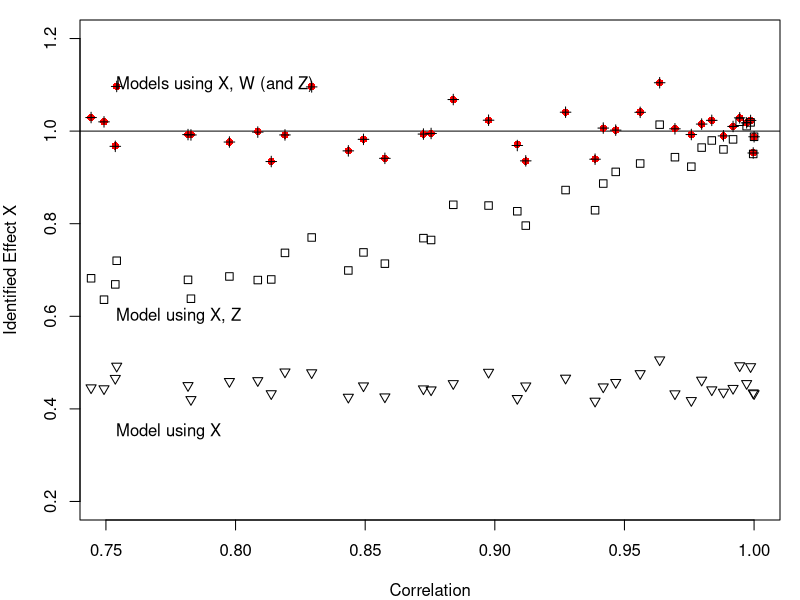
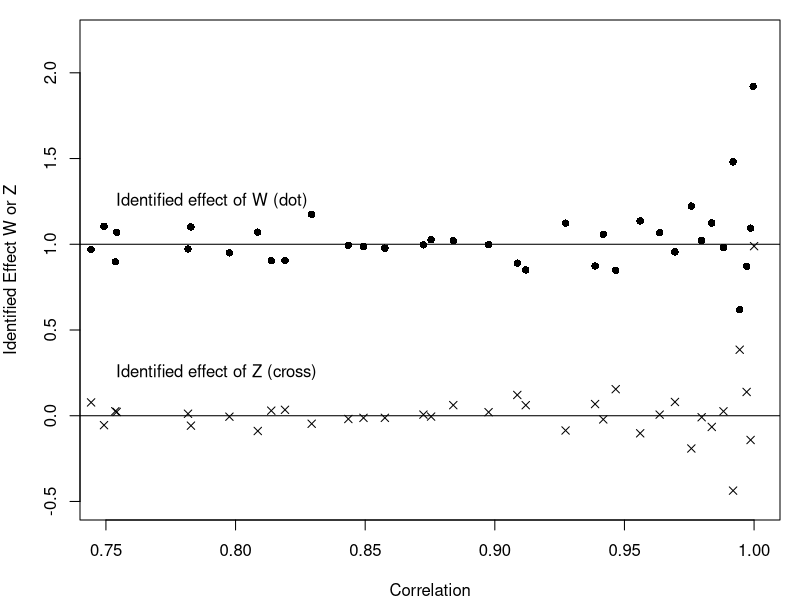

Write R code to recreate these figures, in order.

set.seed(1)
# Record coefficient, identified by a certain model
# that is controlling for variables.
coefZWX <- NULL
coefZX <- NULL
coefWX <- NULL
coefX <- NULL
# Recorded correlation between W and Z.
correlation <- NULL

# Run simulations.
for (sdZ in seq(0, 1, length.out = 40)) {
  # Number of observations.
  N <- 5000

  # Configure correlation between Z and W by setting the sdZ between 0 and 1.
  # Simulating the relationships between W, X, Z and Y
  W <- rnorm(N, mean = 0, sd = 1)
  X <- rnorm(N, mean = -W, sd = 1)
  Z <- rnorm(N, mean = W, sd = sdZ)

  # Producing the final probability of defects, not including Z.
  prob <- 1 / (1 + exp(-(W + X)))

  # Simulating the observed variable Y.
  Y <- rbinom(N, size = 1, prob = prob)

  # Regular model and mitigated model (all possible strategies).
  modelZWX <- glm(Y ~ Z + W + X, family = binomial())
  modelZX <- glm(Y ~ Z + X, family = binomial())
  modelWX <- glm(Y ~ W + X, family = binomial())
  modelX <- glm(Y ~ X, family = binomial())

  # Record the correlation and the different identified variables.
  correlation <- c(correlation, cor(W, Z))
  coefZWX <- rbind(coefZWX, coef(modelZWX))
  coefZX <- rbind(coefZX, coef(modelZX))
  coefWX <- rbind(coefWX, coef(modelWX))
  coefX <- rbind(coefX, coef(modelX))
}

# Convert to data frame.
coefZWX <- as.data.frame(coefZWX)
coefZX <- as.data.frame(coefZX)
coefWX <- as.data.frame(coefWX)
coefX <- as.data.frame(coefX)

# First plot (identified effect of X vs. correlation).
par(mfrow = c(1, 1), mar = c(4, 4, 1, 1))
plot(NULL,
    xlim = c(0.75, 1),
    ylim = c(0.2, 1.2),
    ylab = "Identified Effect X",
    xlab = "Correlation")

abline(h = 1)

points(correlation, coefZWX$X, pch = 16, col = "red")
points(correlation, coefX$X, pch = 6)
points(correlation, coefZX$X, pch = 0)
points(correlation, coefWX$X, pch = 3)

text(0.75, 0.35, "Model using X", pos = 4)
text(0.75, 0.6, "Model using X, Z", pos = 4)
text(0.75, 1.1, "Models using X, W (and Z)", pos = 4)

# Second plot (identified effect of Z and W vs. correlation).
par(mfrow = c(1, 1), mar = c(4, 4, 1, 1))
plot(NULL, xlim = c(0.75, 1), ylim = c(-0.5, 2.2),ylab = "Identified Effect W or Z", xlab= "Correlation")
points(correlation, coefZWX$W, pch = 16)
points(correlation, coefZWX$Z, pch = 4)
abline(h = 1)
abline(h = 0)
text(0.75, 1.25, "Identified effect of W (dot)", pos = 4)
text(0.75, 0.25, "Identified effect of Z (cross)", pos = 4)
